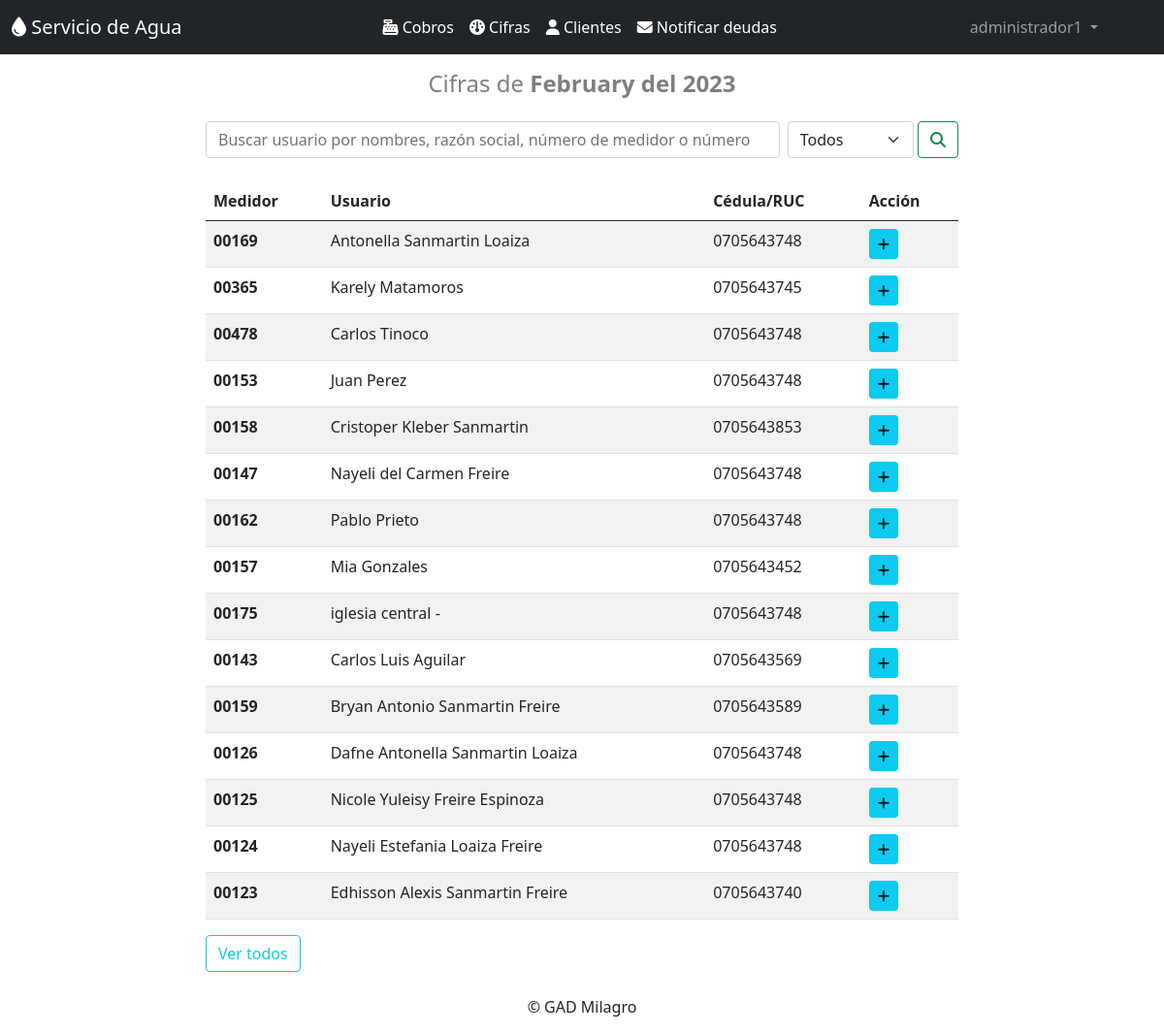
Screenshot of /cifras/ (signed in) with the database file from the repository.
### clientes/models.py (models this page shows, shortened)
class Cliente(models.Model):
    nombres=models.CharField(max_length=50)
    apellidos=models.CharField(max_length=30,null=True, blank=True)
    detalle=models.CharField(max_length=30,null=True, blank=True)
    medidor=models.CharField(max_length=10, unique=True)
    cedula=models.CharField(max_length=15)
    email=models.EmailField()
    direccion=models.CharField(max_length=50,null=True, blank=True)
    celular=models.CharField(max_length=10,null=True, blank=True)
    deuda=models.CharField(max_length=1, choices=deuda, default='n',null=True, blank=True)
    ultima_cifra=models.CharField(max_length=30,default='null',null=True, blank=True)
    class Meta:
        db_table = 'cliente'
        verbose_name = 'Cliente'
        verbose_name_plural = 'clientes'

### cifras/views.py (the view)
# urls.py: path('cifras/', seleccion_clientes),
def seleccion_clientes(request):
    busqueda = request.GET.get("buscar")
    filtro = request.GET.get("filtro")
    try:
        clientes = Cliente.objects.all()
    except Cliente.DoesNotExist:
        raise Http404
    date = datetime.date.today()
    año = date.strftime("%Y")
    mes = date.strftime("%B")
    fecha = mes+año
    f = mes+ " del " +año
    try:
        if busqueda and (str(filtro)=='1' or str(filtro)=='2'):
            if str(filtro) == '2':
                    clientes = Cliente.objects.filter(
                        Q(ultima_cifra__icontains = fecha)).filter(
                        Q(nombres__icontains = busqueda) |
                        Q(apellidos__icontains = busqueda)|
                        Q(medidor__icontains = busqueda) |
                        Q(cedula__icontains = busqueda)
                    ).distinct()
                    messages.success(request, "los resultados para la busqueda "+busqueda+" y el filto 'cifras ingresadas' son:")
            if str(filtro) == '1':
                clientes = Cliente.objects.filter(
                    Q(nombres__icontains = busqueda) |
                    Q(apellidos__icontains = busqueda)|
                    Q(medidor__icontains = busqueda) |
                    Q(cedula__icontains = busqueda)
                ).exclude(
                    Q(ultima_cifra__icontains = fecha)).distinct()
                messages.success(request, "los resultados para la busqueda "+busqueda+" y el filto 'cifras por ingresar' son:")
        else:
            if busqueda:
                messages.success(request, " Los resultados encontrados para la busqueda '"+busqueda+"' son:")
                clientes = Cliente.objects.filter(
                    Q(nombres__icontains = busqueda) |
                    Q(apellidos__icontains = busqueda)|
                    Q(medidor__icontains = busqueda) |
                    Q(cedula__icontains = busqueda)
                ).distinct()
            if filtro:
                if str(filtro) == '2':
                    clientes = Cliente.objects.filter(
                        Q(ultima_cifra__icontains = fecha)).distinct()
                    messages.success(request, "Los usuarios con cifras actualizadas son:")
                if str(filtro) == '1':
                    clientes = Cliente.objects.exclude(
                        Q(ultima_cifra__icontains = fecha)).distinct()
                    messages.success(request, "Los usuarios con cifras sin ingresar son:")
    except Cliente.DoesNotExist:
                raise Http404
    return render(request, "cifras.html", {"clientes": reversed(clientes),"filtro":filtro,"fecha":fecha,"f":f})

### templates/cifras.html (shortened to what this page needs)
{% extends "home.html" %}
{% block content %}
<div class="container mb-1 " style="max-width: 800px;">
    <h4 class="text-black-50 text-center py-3"> Cifras de <b>{{ f }}</b></h4>
</div>
<div class="container " style="max-width: 800px;">
    <form class="d-flex" method="GET">
        <input class="form-control me-2" type="search" placeholder="Buscar usuario por nombres, razón social, número de medidor o número de cédula" aria-label="Search" name="buscar" value="">
        <select name="filtro" style="max-width: 130px;" class="form-select" aria-label="Default select example">
            <option selected>Todos</option>
        </select>&nbsp;
        <button class="btn btn-outline-success" type="submit"><i class="fa-solid fa-magnifying-glass"></i></button>
    </form>
</div>
<div class="container py-4" style="max-width: 800px;">
    <table class="table table-responsive table-striped">
        <thead>
            <tr>
                <th>Medidor</th>
                <th>Usuario</th>
                <th>Cédula/RUC</th>
                <th>Acción</th>
            </tr>
        </thead>
        <tbody>
            {% for cliente in clientes %}
            <tr>
              <th scope="row">{{ cliente.medidor }}</th>
                <td>{{ cliente.nombres }} {% if cliente.apellidos == None %} - {% else %} {{ cliente.apellidos }} {% endif %}</td>
                <td>{{ cliente.cedula }}</td>
                <td>
                    {% if cliente.ultima_cifra == fecha %}
                        <a class="btn btn-sm btn-outline-warning " href="/ingresarcifra/{{cliente.id}}"><i class="fa-solid fa-eye"></i></a>
                    {% else %}
                        <a class="btn btn-sm btn-info " href="/ingresarcifra/{{cliente.id}}"><i class="fa-solid fa-plus"></i></a>
                    {% endif %}
                </td>
            </tr>
            {% endfor %}
            </tbody>
    </table>
    <a class="btn btn-outline-info" href="/cifras">Ver todos</a> &nbsp;&nbsp;
</div>
{% endblock %}

### templates/home.html (shortened to what this page needs)
<!doctype html>
<html lang="es">
    <head>
        <link href="https://cdn.jsdelivr.net/npm/bootstrap@5.0.2/dist/css/bootstrap.min.css" rel="stylesheet">
        <link href="https://cdnjs.cloudflare.com/ajax/libs/font-awesome/6.2.1/css/all.min.css" rel="stylesheet">
        {% load static %}
    </head>
    <body >
        {% if user.is_authenticated %}
            <nav class="navbar navbar-expand-lg navbar-dark bg-dark " >
                <div class="container-fluid">
                        <a class="navbar-brand" href="/">
                            <i class="fa-sharp fa-solid fa-droplet"></i> Servicio de Agua</a>
                    <div class="collapse navbar-collapse" id="navbarSupportedContent">
                        <ul class="navbar-nav ms-auto mb-2 mb-lg-0">
                            <li class="nav-item">
                                <a class="nav-item nav-link active" href="/cobros"><i class="fa-solid fa-cash-register"></i> Cobros</a>
                            </li>
                            <li class="nav-item ">
                                <a class="nav-item nav-link active" href="/cifras"><i class="fa-solid fa-gauge"></i> Cifras</a>
                            </li>
                            <li class="nav-item">
                                <a class="nav-item nav-link active" href="/clientes"><i class="fa-solid fa-user"></i> Clientes</a>
                            </li>
                            <li class="nav-item dropdown">
                                <a class="nav-item nav-link active" href="/notificaciones"><i class="fa-solid fa-envelope"></i> Notificar deudas</a>
                            </li>
                        </ul>
                        <ul class="navbar-nav ms-auto   mb-2 mb-lg-0">
                            <li class="nav-item dropdown">
                                <a class="nav-link dropdown-toggle" href="#" id="navbarDarkDropdownMenuLink" role="button" data-bs-toggle="dropdown" aria-expanded="false">
                                    {{ user }}
                                </a>
                            </li>
                        </ul>
                    </div>
                </div>
            </nav>
            {% block content %}{% endblock %}
        {% else %}
                            {% load static %}
        {% endif %}
        <p class="text-center">© GAD Milagro</p>
  </body>
</html>

### rows the page displays
Cliente: medidor "00169", nombres "Antonella", apellidos "Sanmartin Loaiza", cedula "0705643748"
Cliente: medidor "00365", nombres "Karely", apellidos "Matamoros", cedula "0705643745"
Cliente: medidor "00478", nombres "Carlos", apellidos "Tinoco", cedula "0705643748"
Cliente: medidor "00153", nombres "Juan", apellidos "Perez", cedula "0705643748"
Cliente: medidor "00158", nombres "Cristoper Kleber", apellidos "Sanmartin", cedula "0705643853"
Cliente: medidor "00147", nombres "Nayeli del Carmen", apellidos "Freire", cedula "0705643748"
Cliente: medidor "00162", nombres "Pablo", apellidos "Prieto", cedula "0705643748"
Cliente: medidor "00157", nombres "Mia", apellidos "Gonzales", cedula "0705643452"
Cliente: medidor "00175", nombres "iglesia central", cedula "0705643748"
Cliente: medidor "00143", nombres "Carlos Luis", apellidos "Aguilar", cedula "0705643569"
Cliente: medidor "00159", nombres "Bryan Antonio", apellidos "Sanmartin Freire", cedula "0705643589"
Cliente: medidor "00126", nombres "Dafne Antonella", apellidos "Sanmartin Loaiza", cedula "0705643748"
Cliente: medidor "00125", nombres "Nicole Yuleisy", apellidos "Freire Espinoza", cedula "0705643748"
Cliente: medidor "00124", nombres "Nayeli Estefania", apellidos "Loaiza Freire", cedula "0705643748"
Cliente: medidor "00123", nombres "Edhisson Alexis", apellidos "Sanmartin Freire", cedula "0705643740"

### other values shown
{{ user }} "administrador1"
